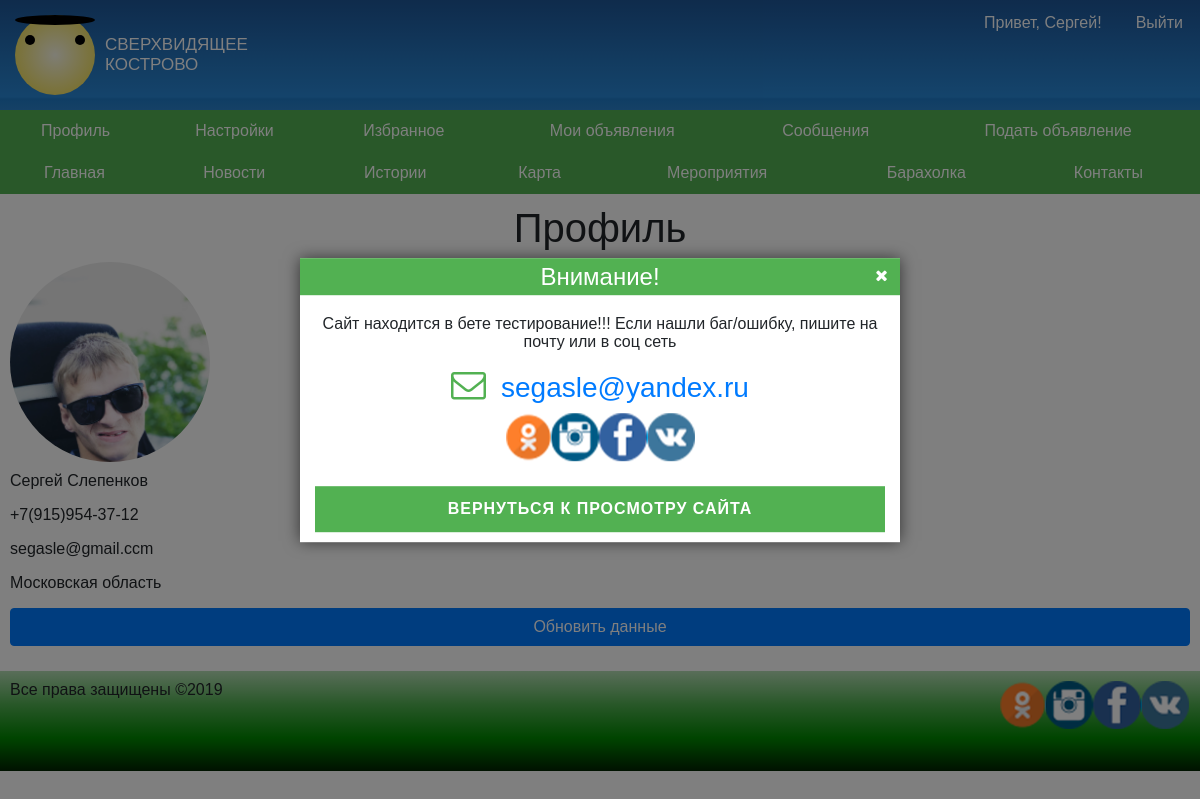
/?page=profile (signed in), run on the app's committed database.
### tables this page shows
CREATE TABLE `social_network` (
  `id` int(11) NOT NULL,
  `url` text NOT NULL,
  `class` varchar(255) NOT NULL
);

CREATE TABLE `users_menu` (
  `id` int(11) NOT NULL,
  `url` varchar(255) NOT NULL DEFAULT '?page=',
  `title` text NOT NULL,
  `parent` tinyint(4) NOT NULL DEFAULT '0'
);

CREATE TABLE `menu` (
  `id` int(11) NOT NULL,
  `url` varchar(255) NOT NULL DEFAULT '?page=',
  `title` text NOT NULL,
  `parent` int(11) NOT NULL DEFAULT '0'
);

### index.php (called while the page is built, shortened)
<?php
require 'functions/bd.php';
require 'functions/function.php';
connections();

### functions/function.php (the view, shortened to what this page needs)
<?php
function connections()
{
    $file = '';
    if (empty($_GET['page'])) {
        $file = 'main';
    } else {
        $file = $_GET['page'];
    }
    include 'tempate/header.php';
    if (file_exists('imip/' . $file . '.php')) {
        include 'imip/' . $file . '.php';
    } else {
        include 'users/' . $file . '.php';
    }
    include 'tempate/footer.php';
}
function do_query($query)
{
    global $mysqli;
    $result = mysqli_query($mysqli, $query);
    return $result;
}
function get_menu()
{
    $sql = do_query('SELECT * FROM `menu` WHERE `parent` = "0" ORDER BY menu.id');
    $output = "<ul>";
    foreach ($sql as $r) {
        $output .= "<li><a href='" . $r['url'] . "'>" . $r['title'] . "</a></li>";
    }
    $output .= "</ul>";
    echo $output;
    return;
}
function get_users_menu()
{
    $sql = do_query('SELECT * FROM `users_menu` WHERE `parent` = "0" ORDER BY users_menu.id');
    $output = "<ul>";
    foreach ($sql as $r) {
        $output .= "<li><a href='" . $r['url'] . "'>" . $r['title'] . "</a></li>";
    }
    $output .= "</ul>";
    echo $output;
    return;
}
function get_soclal()
{
    $out = '<div class="block_img">';
    $sql = do_query('SELECT * FROM `social_network`');
    foreach ($sql as $item) {
        $out .= '<a href="' . $item['url'] . '" class="' . $item['class'] . ' img_icons" target="_blank"></a>';
    }
    $out .= '</div>';
    echo $out;
    return;
}
function auto_users()
{
    if (isset($_SESSION['id']) or isset($_SESSION['token'])) {
        echo '<button class="btn btn-primary modal-open float-left">Привет, ' . $_SESSION['name'] . '!</button><form method="post" class="float-left"><button type="submit" class="btn btn-primary modal-open" name="input">Выйти</button></form>';
    } else {
        echo ' <button type="button" class="btn btn-primary modal-open" data-toggle="modal"
                                    data-target="#exampleModal">
                                <span class="fa fa-user-circle-o fa-1x">Авторизоваться</span>
                            </button>';
    }
    return;
}
        ?>

### css/style.css (style rules this page uses)
* { padding: 0; margin: 0; }
div { box-sizing: border-box; }
div:after, div:before { clear: both; content: ''; display: block; }
body { font: 16px sans-serif; width: 100%; }
.float-left { float: left; }
.block_icon .block_img { float: left; display: table; }
.block_icon .block_img .img_icons { background-image: url(../photo/icons.png); width: 48px; height: 48px; display: block; float: left; }
.block_icon .block_img .icon_ok { width: 48px; height: 48px; background-position: 0 0; }
.block_icon .block_img .icon_instagram { width: 48px; height: 48px; background-position: -96px 0; }
.block_icon .block_img .icon_facebook { width: 48px; height: 48px; background-position: -144px 0; }
.block_icon .block_img .icon_vk { width: 48px; height: 48px; background-position: -240px 0; }
.container-fluid form { padding-bottom: 15px; }
.container-fluid form .btn { width: 100%; }
.container-fluid form .btn-primary { background-color: #007bff; border-color: #007bff; }
.container-fluid .header form { padding-bottom: 0; }
.container-fluid .header form .btn { width: auto; }
.container-fluid .header .modal-open { float: left; margin: 5px; }
.container-fluid .header .menu nav:nth-child(2) li { text-align: right; padding-right: 20px; }
.container-fluid .header .menu nav ul { margin-bottom: 0; }
.container-fluid .header .menu nav ul li { display: block; text-align: left; font-size: 16px; padding-left: 20px; }
.container-fluid .header .menu nav ul li a { color: white; display: block; text-decoration: none; padding: 12px 0; }
@media (min-width: 1024px) { .container-fluid .header .no-col .btn-primary { background: transparent; border: none; } }
@media (min-width: 1024px) { .container-fluid .header .menu nav ul { width: 100%; display: table; } }
@media (min-width: 1024px) { .container-fluid .header .menu nav ul li { padding: 0 10px; width: auto; display: table-cell; float: none; } }
@media (min-width: 1024px) { .container-fluid .header .menu nav ul li:nth-child(2n) { padding: auto; } }
@media (min-width: 1024px) { .container-fluid .header .menu nav ul li:nth-child(2n) a { text-align: center; } }
@media (min-width: 1024px) { .container-fluid .header .menu nav ul li a { text-align: center; } }

### data on the page
users_menu: title "Профиль"
users_menu: title "Настройки"
users_menu: title "Избранное"
users_menu: title "Мои объявления"
users_menu: title "Сообщения"
users_menu: title "Подать объявление"
menu: title "Главная"
menu: title "Новости"
menu: title "Истории"
menu: title "Карта"
menu: title "Мероприятия"
menu: title "Барахолка"
menu: title "Контакты"

### other printed values
$email "segasle@yandex.ru"
$_SESSION['name'] "Сергей"
$_SESSION['surname'] "Слепенков"
$_SESSION['email'] "segasle@gmail.ccm"
